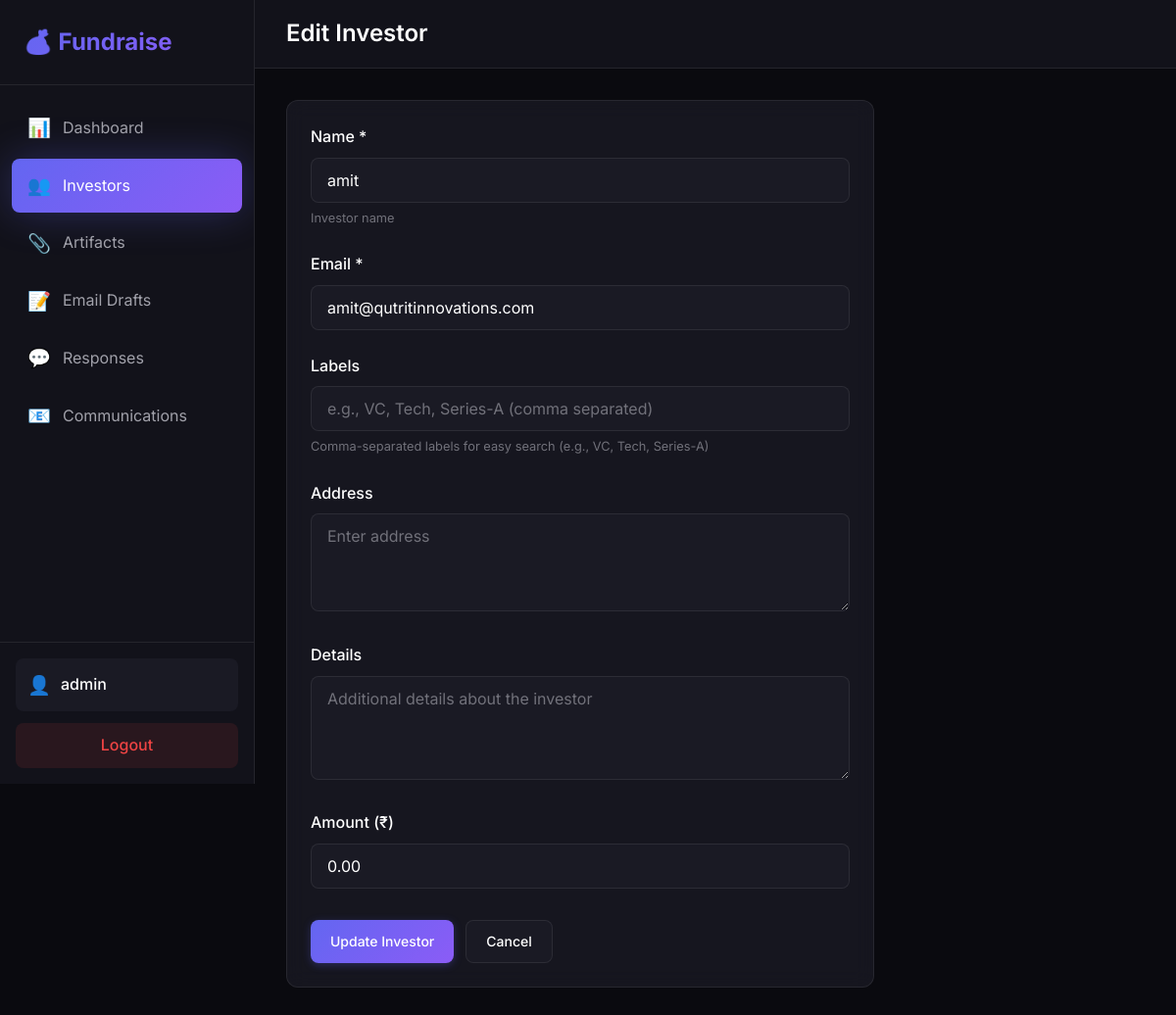
/investors/2/edit/ (signed in), run on the app's committed database.
### core/models.py (models this page shows, shortened)
class Investor(models.Model):
    name = models.CharField(max_length=255, help_text="Investor name")
    email = models.EmailField(unique=True, help_text="Investor email address")
    labels = models.CharField(
        max_length=500,
        blank=True,
        help_text="Comma-separated labels for search (e.g., 'VC, Tech, Series-A')"
    )
    address = models.TextField(blank=True, help_text="Investor address")
    details = models.TextField(blank=True, help_text="Additional details about the investor")
    amount = models.DecimalField(
        max_digits=15,
        decimal_places=2,
        default=0,
        help_text="Amount in Rs."
    )
    created_date = models.DateTimeField(auto_now_add=True)
    last_updated_on = models.DateTimeField(auto_now=True)
    updated_by = models.CharField(max_length=150, blank=True, help_text="Username who last updated")
    class Meta:
        ordering = ['-created_date']

### core/views.py (the view)
# urls.py: path('investors/<int:pk>/edit/', views.investor_edit, name='investor_edit'),
@login_required
def investor_edit(request, pk):
    investor = get_object_or_404(Investor, pk=pk)
    if request.method == 'POST':
        form = InvestorForm(request.POST, instance=investor)
        if form.is_valid():
            investor = form.save(commit=False)
            investor.updated_by = request.user.username
            investor.save()
            messages.success(request, f'Investor "{investor.name}" updated successfully!')
            return redirect('investor_list')
    else:
        form = InvestorForm(instance=investor)
    return render(request, 'core/investor_form.html', {'form': form, 'title': 'Edit Investor', 'investor': investor})

### core/forms.py
class InvestorForm(forms.ModelForm):
    class Meta:
        model = Investor
        fields = ['name', 'email', 'labels', 'address', 'details', 'amount']
        widgets = {
            'name': forms.TextInput(attrs={
                'class': 'form-input',
                'placeholder': 'Enter investor name'
            }),
            'email': forms.EmailInput(attrs={
                'class': 'form-input',
                'placeholder': 'Enter email address'
            }),
            'labels': forms.TextInput(attrs={
                'class': 'form-input',
                'placeholder': 'e.g., VC, Tech, Series-A (comma separated)'
            }),
            'address': forms.Textarea(attrs={
                'class': 'form-textarea',
                'placeholder': 'Enter address',
                'rows': 3
            }),
            'details': forms.Textarea(attrs={
                'class': 'form-textarea',
                'placeholder': 'Additional details about the investor',
                'rows': 4
            }),
            'amount': forms.NumberInput(attrs={
                'class': 'form-input',
                'placeholder': 'Amount in Rs.'
            }),
        }

### templates/core/investor_form.html (shortened to what this page needs)
{% extends 'base.html' %}
{% block page_title %}{{ title }}{% endblock %}
{% block content %}
<div class="card form-container">
    <form method="post">
        <div class="form-group">
            <label class="form-label" for="id_name">Name *</label>
            {{ form.name }}
            {% if form.name.help_text %}<p class="form-help">{{ form.name.help_text }}</p>{% endif %}
        </div>
        <div class="form-group">
            <label class="form-label" for="id_email">Email *</label>
            {{ form.email }}
        </div>
        <div class="form-group">
            <label class="form-label" for="id_labels">Labels</label>
            {{ form.labels }}
            <p class="form-help">Comma-separated labels for easy search (e.g., VC, Tech, Series-A)</p>
        </div>
        <div class="form-group">
            <label class="form-label" for="id_address">Address</label>
            {{ form.address }}
        </div>
        <div class="form-group">
            <label class="form-label" for="id_details">Details</label>
            {{ form.details }}
        </div>
        <div class="form-group">
            <label class="form-label" for="id_amount">Amount (₹)</label>
            {{ form.amount }}
        </div>
        <div class="form-actions">
            <button type="submit" class="btn btn-primary">{% if investor %}Update{% else %}Create{% endif %}
                Investor</button>
            <a href="{% url 'investor_list' %}" class="btn btn-secondary">Cancel</a>
        </div>
    </form>
</div>
{% endblock %}

### templates/base.html (shortened to what this page needs)
<!DOCTYPE html>
<html lang="en">
<head>
    <link rel="stylesheet" href="{% load static %}{% static 'css/styles.css' %}">
</head>
<body>
    {% if user.is_authenticated %}
    <div class="app-container">
        <aside class="sidebar">
            <div class="sidebar-header">
                <h1 class="logo">💰 Fundraise</h1>
            </div>
            <nav class="sidebar-nav">
                <a href="{% url 'dashboard' %}" class="nav-item {% if request.resolver_match.url_name == 'dashboard' %}active{% endif %}">
                    <span class="nav-icon">📊</span>
                    <span>Dashboard</span>
                </a>
                <a href="{% url 'investor_list' %}" class="nav-item {% if 'investor' in request.resolver_match.url_name %}active{% endif %}">
                    <span class="nav-icon">👥</span>
                    <span>Investors</span>
                </a>
                <a href="{% url 'artifact_list' %}" class="nav-item {% if 'artifact' in request.resolver_match.url_name %}active{% endif %}">
                    <span class="nav-icon">📎</span>
                    <span>Artifacts</span>
                </a>
                <a href="{% url 'draft_list' %}" class="nav-item {% if 'draft' in request.resolver_match.url_name %}active{% endif %}">
                    <span class="nav-icon">📝</span>
                    <span>Email Drafts</span>
                </a>
                <a href="{% url 'response_list' %}" class="nav-item {% if 'response' in request.resolver_match.url_name %}active{% endif %}">
                    <span class="nav-icon">💬</span>
                    <span>Responses</span>
                </a>
                <a href="{% url 'communication_list' %}" class="nav-item {% if 'communication' in request.resolver_match.url_name %}active{% endif %}">
                    <span class="nav-icon">📧</span>
                    <span>Communications</span>
                </a>
            </nav>
            <div class="sidebar-footer">
                <div class="user-info">
                    <span class="user-icon">👤</span>
                    <span class="user-name">{{ user.username }}</span>
                </div>
                <a href="{% url 'logout' %}" class="logout-btn">Logout</a>
            </div>
        </aside>
        <main class="main-content">
            <header class="main-header">
                <h2 class="page-title">{% block page_title %}Dashboard{% endblock %}</h2>
            </header>
            <div class="content-area">
                {% block content %}{% endblock %}
            </div>
        </main>
    </div>
    {% else %}
    <div class="auth-container">
        {% block auth_content %}{% endblock %}
    </div>
    {% endif %}
    <script src="{% load static %}{% static 'js/chatbot.js' %}"></script>
</body>
</html>

### data on the page
Investor: name "amit", email "amit@qutritinnovations.com", amount "0.00"

### other printed values
{{ user.username }} "admin"
{{ title }} "Edit Investor"
